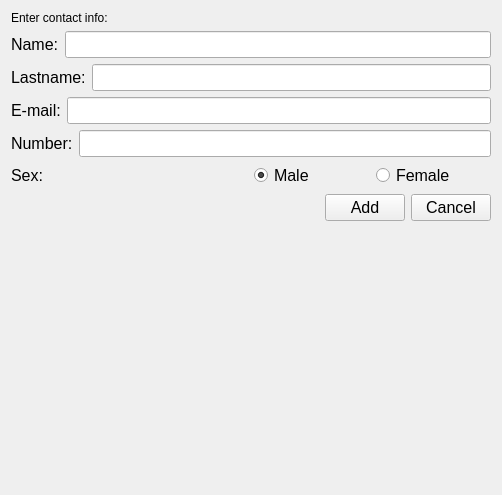
<?xml version="1.0" encoding="UTF-8"?>
<ui version="4.0">
 <class>addContact</class>
 <widget class="QWidget" name="addContact">
  <property name="geometry">
   <rect>
    <x>0</x>
    <y>0</y>
    <width>502</width>
    <height>495</height>
   </rect>
  </property>
  <property name="windowTitle">
   <string>Form</string>
  </property>
  <layout class="QVBoxLayout" name="verticalLayout">
   <item>
    <widget class="QLabel" name="label">
     <property name="text">
      <string>Enter contact info:</string>
     </property>
    </widget>
   </item>
   <item>
    <layout class="QHBoxLayout" name="horizontalLayout_3">
     <item>
      <widget class="QLabel" name="l_name">
       <property name="font">
        <font>
         <pointsize>12</pointsize>
        </font>
       </property>
       <property name="text">
        <string>Name:</string>
       </property>
      </widget>
     </item>
     <item>
      <widget class="QLineEdit" name="le_name">
       <property name="font">
        <font>
         <pointsize>12</pointsize>
        </font>
       </property>
      </widget>
     </item>
    </layout>
   </item>
   <item>
    <layout class="QHBoxLayout" name="horizontalLayout_2">
     <item>
      <widget class="QLabel" name="l_number">
       <property name="font">
        <font>
         <pointsize>12</pointsize>
        </font>
       </property>
       <property name="text">
        <string>Lastname:</string>
       </property>
      </widget>
     </item>
     <item>
      <widget class="QLineEdit" name="le_lastname">
       <property name="font">
        <font>
         <pointsize>12</pointsize>
        </font>
       </property>
      </widget>
     </item>
    </layout>
   </item>
   <item>
    <layout class="QHBoxLayout" name="horizontalLayout_4">
     <item>
      <widget class="QLabel" name="l_name_2">
       <property name="font">
        <font>
         <pointsize>12</pointsize>
        </font>
       </property>
       <property name="text">
        <string>E-mail:</string>
       </property>
      </widget>
     </item>
     <item>
      <widget class="QLineEdit" name="le_email">
       <property name="font">
        <font>
         <pointsize>12</pointsize>
        </font>
       </property>
      </widget>
     </item>
    </layout>
   </item>
   <item>
    <layout class="QHBoxLayout" name="horizontalLayout_5">
     <item>
      <widget class="QLabel" name="l_name_3">
       <property name="font">
        <font>
         <pointsize>12</pointsize>
        </font>
       </property>
       <property name="text">
        <string>Number:</string>
       </property>
      </widget>
     </item>
     <item>
      <widget class="QLineEdit" name="le_number">
       <property name="font">
        <font>
         <pointsize>12</pointsize>
        </font>
       </property>
      </widget>
     </item>
    </layout>
   </item>
   <item>
    <layout class="QHBoxLayout" name="horizontalLayout_7">
     <item>
      <widget class="QLabel" name="l_name_4">
       <property name="font">
        <font>
         <pointsize>12</pointsize>
        </font>
       </property>
       <property name="text">
        <string>Sex:</string>
       </property>
      </widget>
     </item>
     <item>
      <layout class="QHBoxLayout" name="horizontalLayout_6">
       <item>
        <widget class="QRadioButton" name="rb_male">
         <property name="font">
          <font>
           <pointsize>12</pointsize>
          </font>
         </property>
         <property name="text">
          <string>Male</string>
         </property>
         <property name="checked">
          <bool>true</bool>
         </property>
        </widget>
       </item>
       <item>
        <widget class="QRadioButton" name="rb_female">
         <property name="font">
          <font>
           <pointsize>12</pointsize>
          </font>
         </property>
         <property name="text">
          <string>Female</string>
         </property>
         <property name="checked">
          <bool>false</bool>
         </property>
        </widget>
       </item>
      </layout>
     </item>
    </layout>
   </item>
   <item>
    <layout class="QHBoxLayout" name="horizontalLayout">
     <item>
      <spacer name="horizontalSpacer">
       <property name="orientation">
        <enum>Qt::Horizontal</enum>
       </property>
       <property name="sizeHint" stdset="0">
        <size>
         <width>40</width>
         <height>20</height>
        </size>
       </property>
      </spacer>
     </item>
     <item>
      <widget class="QPushButton" name="b_add">
       <property name="font">
        <font>
         <pointsize>12</pointsize>
        </font>
       </property>
       <property name="text">
        <string>Add</string>
       </property>
      </widget>
     </item>
     <item>
      <widget class="QPushButton" name="b_cancel">
       <property name="font">
        <font>
         <pointsize>12</pointsize>
        </font>
       </property>
       <property name="text">
        <string>Cancel</string>
       </property>
      </widget>
     </item>
    </layout>
   </item>
   <item>
    <spacer name="verticalSpacer">
     <property name="orientation">
      <enum>Qt::Vertical</enum>
     </property>
     <property name="sizeHint" stdset="0">
      <size>
       <width>20</width>
       <height>40</height>
      </size>
     </property>
    </spacer>
   </item>
  </layout>
  <zorder>label</zorder>
  <zorder>layoutWidget</zorder>
  <zorder>l_name_2</zorder>
  <zorder>l_name_2</zorder>
  <zorder>le_email</zorder>
  <zorder>layoutWidget_2</zorder>
  <zorder>layoutWidget_3</zorder>
 </widget>
 <resources/>
 <connections/>
</ui>
